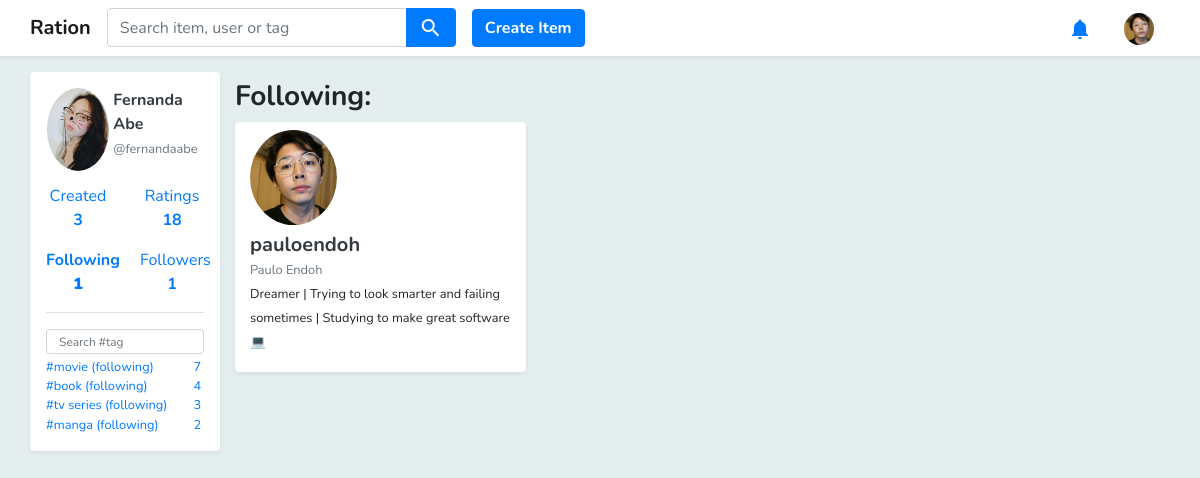
The app's page /user/fernandaabe/following (signed in) with its own data.
### core/models.py (models this page shows, shortened)
class Profile(models.Model):
    user = models.OneToOneField(
        User,
        related_name='profile',
        on_delete=models.CASCADE,
        primary_key=True
    )
    fullname = models.CharField(max_length=100)
    picture = models.ImageField(upload_to='profile_pics', blank=True, default="profile_pics/default.png")
    bio = models.TextField(null=True, blank=True)
    location = models.TextField(null=True, blank=True)
    website = models.TextField(null=True, blank=True)

class User_Item(models.Model):
    user = models.ForeignKey(User, related_name='user_items', on_delete=models.CASCADE)
    item = models.ForeignKey(Item, related_name='user_items', on_delete=models.CASCADE)
    rating = models.FloatField(validators=[MinValueValidator(1), MaxValueValidator(5)], null=True, blank=True)
    interest = models.FloatField(validators=[MinValueValidator(1), MaxValueValidator(3)], null=True, blank=True)

class Following(models.Model):
    follower = models.ForeignKey(User, on_delete=models.CASCADE)
    user_tag = models.ForeignKey(User_Tag, on_delete=models.CASCADE)

class User_Tag(models.Model):
    user = models.ForeignKey(User, on_delete=models.CASCADE)
    tag = models.ForeignKey(Tag, on_delete=models.CASCADE)
    item_count = models.IntegerField()
    is_private = models.NullBooleanField()

class Tag(models.Model):
    name = models.TextField()
    is_official = models.BooleanField(default=0)

### core/views.py (the view)
# urls.py: path('user/<str:username>/following', views.following_list, name="following_list"),
def following_list(request, username):
    user = get_object_or_404(User, username=username)
    following_queryset = Following.objects.filter(follower=user)
    followings = []
    for fq in following_queryset:
        already_following = False
        for f in followings:
            if f.user_tag.user.id == fq.user_tag.user.id:
                already_following = True
        if already_following == False:
            followings.append(fq)
    return render(request, 'following.html', {'followings': followings,
                                              'user': user})

### core/models.py (called while the page is built)
def get_user_tag_list(self):
    user_tag_list = User_Tag.objects.filter(user=self).order_by('-item_count')
    return user_tag_list

def get_followers(self):
    followers = []
    user_tags = User_Tag.objects.filter(user=self)
    for user_tag in user_tags:
        followings = Following.objects.filter(user_tag=user_tag)
        for following in followings:
            in_list = False
            for follower in followers:
                if follower.id == following.follower.id:
                    in_list = True
            if not in_list:
                followers.append(following.follower)
    return followers

def is_following(self, user_tag):
    followings = Following.objects.filter(follower=self)
    for following in followings:
        if following.user_tag == user_tag:
            return True
    return False

def new_notifications_count(self):
    count = 0
    notifications = Notification.objects.filter(user=self)
    for notification in notifications:
        if notification.is_new:
            count += 1
    return count

### core/templatetags/utils.py (called while the page is built)
@register.simple_tag
def get_follower_count_by_user(user):
    followers = user.get_followers()
    return len(followers)

@register.simple_tag
def get_following_count_by_user(user):
    followings = Following.objects.filter(follower=user)
    user_followings = []
    for following in followings:
        inside_list = False
        for user_following in user_followings:
            if following.user_tag.user.id == user_following.id:
                inside_list= True
        if not inside_list:
            user_followings.append(following.user_tag.user)
    return len(user_followings)

@register.simple_tag
def get_created_item_count_by_user(user):
    count = Item.objects.filter(creator=user).count()
    return count

@register.simple_tag
def user_is_following_user_tag(user, user_tag):
    if user.is_following(user_tag):
        return True
    return False

@register.simple_tag
def user_is_following_other_user(user, other_user):
    followings = Following.objects.filter(follower=user)
    for following in followings:
        if following.user_tag.user == other_user:
            return True
    return False

### templates/following.html (shortened to what this page needs)
{% extends "base.html" %}
{% load utils %}
{% block content %}
<div class="pb-2 container">
    <div class="row">
        {% include 'includes/left_container.html' %}
        <div class="col-10">
            <h3 class="mt-2 font-weight-bold">Following: </h3>
            <div class="row no-gutters">
                {% for following in followings %}
                <div class="col-4">
                    <div class="bg-white mb-3 mr-3 rounded shadow-sm profile-card">
                        <div class="container pt-2">
                            <div class="row no-gutters">
                                <div class="col-4">
                                    <a href="{% url 'user' following.user_tag.user.username %}">
                                        <img class="rounded-circle w-100"
                                             src="/media/{{ following.user_tag.user.profile.picture }}"/>
                                    </a>
                                </div>
                                <div class="col-8 pl-3 align-self-center text-center">
                                </div>
                            </div>
                            <h5 class="font-weight-bold mt-2 mb-0">
                                <a class="text-dark" href="{% url 'user' following.user_tag.user.username %}">
                                    {{ following.user_tag.user.username }}
                                </a>
                                {%user_is_following_other_user following.user_tag.user request.user as is_following_back%}
                            </h5>
                            <small class="text-muted">{{ following.user_tag.user.profile.fullname }}</small>
                            <br>
                            <small>
                                {{ following.user_tag.user.profile.bio }}
                            </small>
                        </div>
                    </div>
                </div>
                {% endfor %}
            </div>
        </div>
    </div>
</div>
{% endblock %}

### templates/base.html (shortened to what this page needs)
{% load staticfiles %}
<!DOCTYPE html>
<html lang="en">
<head>
    <link rel="stylesheet" href="{% static 'styles/bootstrap.css' %}">
    <link rel="stylesheet" href="https://use.fontawesome.com/releases/v5.0.13/css/all.css"
>
    <link rel="stylesheet" href="{% static 'styles/jquery-ui.css' %}" type="text/css" media="all"/>
    <link href="{% static 'styles/main.css' %}" rel="stylesheet">
</head>
<body class="body">
<div class="pt-5"></div>
<nav class="navbar fixed-top navbar-expand-sm bg-white navbar-light shadow-sm ">
    <div class="container pl-0 pr-0 ">
        <ul class="navbar-nav mr-auto">
            <li class="nav-item ">
                <a class="navbar-brand font-weight-bold" href="{% url 'home' %}">Ration</a>
            </li>
            <li class="nav-item">
                <form method="get" action="{% url 'search' %}">
                    <div class="input-group ui-widget">
                        <input id='search-box' type="text" class="form-control text-italic" name="q"
                               placeholder="Search item, user or tag" required
                               />
                        <div class="input-group-append">
                            <button class="btn btn-primary"><i class="material-icons align-middle">search</i></button>
                        </div>
                    </div>
                </form>
            </li>
            {% if request.user.is_authenticated %}
            <div class="pl-3 align-self-center">
                <a href="{% url 'create_item' %}">
                    <button type="button" class="btn btn-primary rounded font-weight-bold">Create Item</button>
                </a>
            </div>
            {% endif %}
        </ul>
        <ul class="navbar-nav">
            {% if request.user.is_authenticated %}
            <li class="nav-item pr-3">
                <a class="nav-link p-0" href="{% url 'notifications' %}">
                    <i class="material-icons pt-2 text-primary">
                    </i>
                </a>
            </li>
            <li class="nav-item dropdown">
                <a class="nav-link text-primary p-0" href="#" id="navbardrop"
                   data-toggle="dropdown">
                    <img class="rounded-circle mt-1 ml-3 mr-3" src="/media/{{ request.user.profile.picture }}"  width="30px"/>
                </a>
            </li>
            {% endif %}
        </ul>
    </div>
</nav>
{% block content %}{% endblock %}
</body>
</html>

### templates/includes/left_container.html (shortened to what this page needs)
{% load utils %}
<div class="col-2 pl-0 pr-0">
    {% if request.user.is_authenticated %}
    <div class="bg-white pl-3 pr-3 shadow-sm rounded">
        <div class="pt-3">
            {% if user.is_authenticated %}
            <div class="row">
                <div class="col-5 pl-3 pr-0">
                    <a href="{% url 'user' user.username %}">
                        <img class="rounded-circle w-100" src="/media/{{ user.profile.picture }}"/>
                    </a>
                </div>
                <div class="col-7 pl-1 pr-2">
                    <p>
                        <a href="{% url 'user' user.username %}" class="text-dark no-underline">
                            <b>{{ user.profile.fullname }}</b>
                            <br>
                            <small class="text-muted d-inline">@{{ user.username }}</small>
                        </a>
                    </p>
                </div>
            </div>
            <div class="row">
                <div class="col-6">
                    <div class="align-self-center">
                        <a class="nav-link text-center pl-0 pr-0 {% if '/created' in request.path %}font-weight-bold{% endif %}"
                           href="{% url 'user_created_item_list' user.username %}">Created
                            <br>
                            <b>
                                {%get_created_item_count_by_user user%}
                            </b>
                        </a>
                    </div>
                </div>
                <div class="col-6">
                    <div class="align-self-center">
                        <a class="nav-link text-center pl-0 pr-0  {% if '/ratings' in request.path %}font-weight-bold{% endif %}"
                           href="{% url 'rating_list' user.username %}">Ratings<br><b>{{user.user_items.all|length}}</b>
                        </a>
                    </div>
                </div>
            </div>
            <div class="row">
                <div class="col-6">
                    <div class="align-self-center">
                        <a class="nav-link text-center pl-0 pr-0  {% if '/following' in request.path %}font-weight-bold{% endif %}"
                           href="{% url 'following_list' user.username %}">Following
                            <br>
                            <b> {% get_following_count_by_user user %}</b>
                        </a>
                    </div>
                </div>
                <div class="col-6">
                    <div class="align-self-center">
                        <a class="nav-link text-center pl-0 pr-0  {% if '/followers' in request.path %}font-weight-bold{% endif %}"
                           href="{% url 'follower_list' user.username %}">Followers<br>
                            <b>{% get_follower_count_by_user user %}</b>
                        </a>
                    </div>
                </div>
            </div>
            <div class="mt-2 mb-3 container border-top"></div>
            <ul class="no-bullets pl-0 pb-3">
                <div class="form-group mb-1">
                    <input class="form-control user-tag-filter" type="text" placeholder="Search #tag"/>
                </div>
                {% for user_tag in user.get_user_tag_list %}
                {% if user_tag.user == request.user %}
                <li>
                    <small>
                        <a href="{% url 'rating_list' user.username %}?tag={{ user_tag.tag.name }}">
                            <div class="row no-gutters">
                                <div class="col-11">
                                    #{{ user_tag.tag.name }}
                                    {% if user_tag.is_private %}
                                    <i class="material-icons align-middle" style="font-size: 10px; color: #b5b5b5; ">
                                        lock
                                    </i>
                                    {% endif %}
                                </div>
                                <div class="col-1 text-center">
                                    {{ user_tag.item_count }}
                                </div>
                            </div>
                        </a>
                    </small>
                </li>
                {% else %}
                {% if user_tag.is_private == False %}
                <li>
                    <small>
                        <a href="{% url 'rating_list' user.username %}?tag={{ user_tag.tag.name }}">
                            <div class="row no-gutters">
                                <div class="col-11">
                                    #{{ user_tag.tag.name }}
                                    {% user_is_following_user_tag request.user user_tag as is_following %}
                                    {% if is_following %}
                                    (following)
                                    {% endif %}
                                </div>
                                <div class="col-1 text-center">
                                    {{ user_tag.item_count }}
                                </div>
                            </div>
                        </a>
                    </small>
                </li>
                {% endif %}
                {% endif %}
                {% endfor %}
            </ul>
            {% endif %}
        </div>
    </div>
    {% endif %}
</div>

### static/styles/main.css (style rules this page uses)
.no-underline:link { text-decoration:none; }
#search-box { width:300px; }
.no-bullets { list-style-type: none; }
.body { background-color: #e5eeef; }
.user-tag-filter { height: 25px; font-size: 12px; }
.profile-card { height: 250px; }

### records on screen
User_Tag: tag.name "movie", item_count "7"
User_Tag: tag.name "book", item_count "4"
User_Tag: tag.name "tv series", item_count "3"
User_Tag: tag.name "manga", item_count "2"
Following: user_tag.user.profile.picture (picture), user_tag.user.username "pauloendoh", user_tag.user.profile.fullname "Paulo Endoh", user_tag.user.profile.bio "Dreamer | Trying to look smarter and failing sometimes | Studying to make great software 💻"

### other values on screen
{{ user.profile.fullname }} "Fernanda Abe"
{{ user.username }} "fernandaabe"
{{ user.user_items.all|length }} "18"
